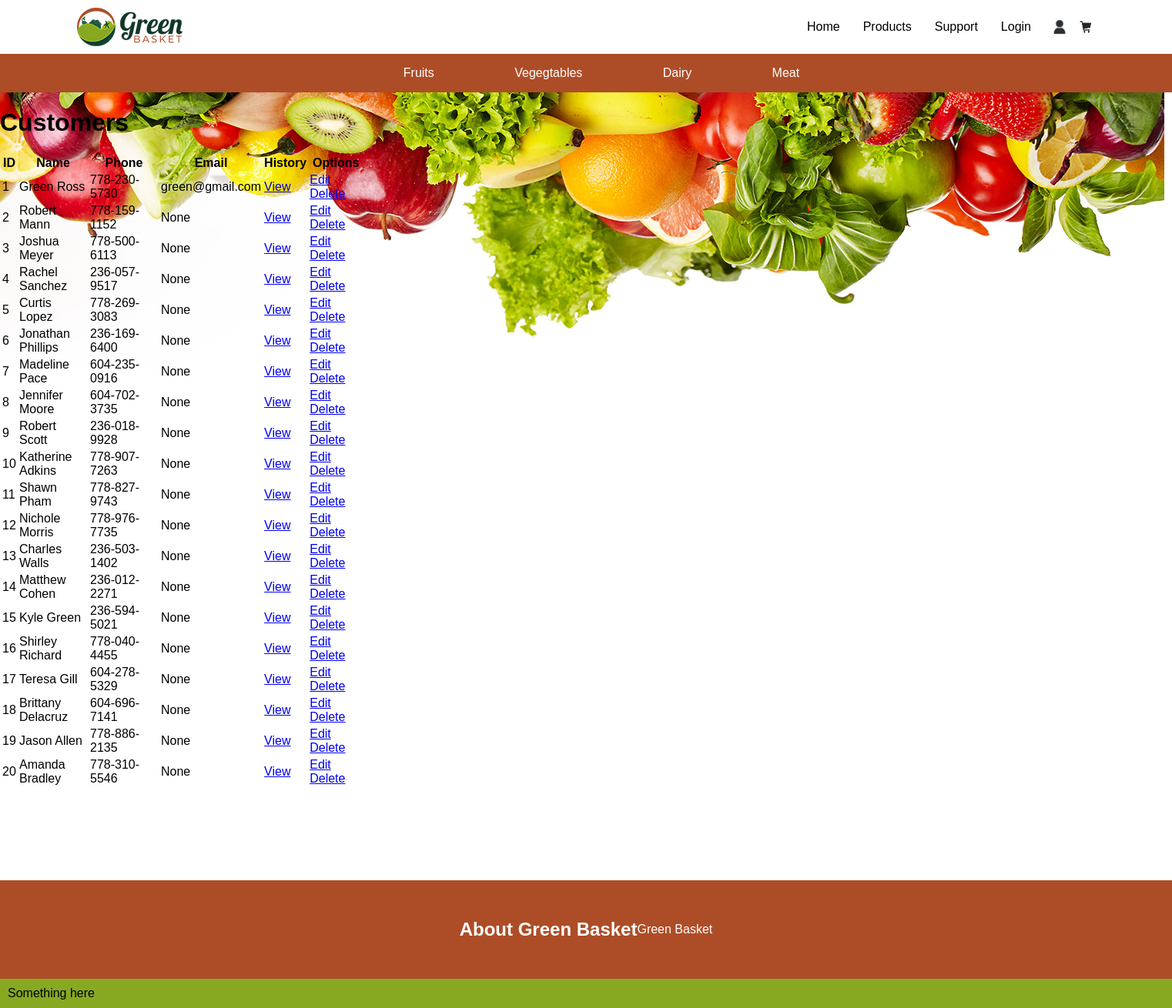
/users/, run on the app's committed database.
### models.py (models this page shows, shortened)
class User( UserMixin, db.Model):
    id = mapped_column(Integer, primary_key=True)
    name = mapped_column(String(200), nullable=False)
    phone = mapped_column(String(20), nullable=True)
    orders = relationship("Order", back_populates="user", cascade="all, delete-orphan")
    email =  mapped_column(String(200), nullable=True)
    password = mapped_column(String(200), nullable=True)
    is_admin = mapped_column(Boolean, default=False)

### routes/users.py (the view)
@users_bp.route('/')
def users():
    users = User.query.all()
    return render_template('admin/customers.html', users=users)

### templates/admin/customers.html
{% extends "base.html" %}
{% block content %}
<h1>Customers</h1>
<table>
    <thead>
        <tr>
            <th scope="col" width="20">ID</th>
            <th scope="col" width="90">Name</th>
            <th scope="col" width="90">Phone</th>
            <th scope="col" width="90">Email</th>
            <th scope="col" width="40">History</th>
            <th scope="col" width="70">Options</th>
        </tr>
    </thead>
    <tbody>
        {% for user in users %}
        <tr>
            <td>{{ user.id }}</td>
            <td>{{ user.name }}</td>
            <td>{{ user.phone }}</td>
            <td>{{ user.email }}</td>
            <td>
                <a href="{{ url_for('users.user_detail', user_id=user.id) }}" class="btn">View</a>
            </td>
            <td>
                <a href="/users/{{user.id}}/update" class="btn">Edit</a>
                <a href="/users/{{user.id}}/delete" class="btn"
                    onclick="return confirm('Are you sure to delete?')">Delete</a>
            </td>
        </tr>
        {% endfor %}
    </tbody>
</table>
{% endblock %}

### templates/base.html (shortened to what this page needs)
<!DOCTYPE html>
<html lang="en">
<head>
    <link rel="stylesheet" href="{{ url_for('static', filename='./css/style.css') }}">
</head>
<body>
    <header>
        <div class="logo">
            <img src="/static/GreenBasket_Logo.png" alt="green basket logo">
        </div>
        <nav>
            <a href="{{ url_for('home') }}">Home</a>
            <a href="{{ url_for('products.products') }}">Products</a>
            <a href="{{ url_for('help') }}">Support</a>
            {% if not current_user.is_authenticated %}
            <a href="{{ url_for('auth.login') }}">Login</a>
            {% elif current_user.is_authenticated and not current_user.is_admin %}
            <a href="{{ url_for('users.profile') }}">Profile</a>
            <a href="{{ url_for('auth.logout') }}">Logout</a>
            {% elif current_user.is_authenticated and current_user.is_admin %}
            <a href="{{ url_for('admin.admin') }}">Dashboard</a>
            <a href="{{ url_for('auth.logout') }}">Logout</a>
            {% endif %}
        </nav>
        <div class="icons">
            <a href="{{ url_for('users.profile')}}">
                <img src="{{ url_for('static', filename='./productpics/user.jpg') }}" alt="User Profile">
              </a>
              <a href="{{ url_for('orders.cart') }}">
                <img src="{{ url_for('static', filename='./productpics/cart.jpg') }}" alt="Shopping Cart Image">
              </a>
        </div>
    </header>
    <div id="productbar">
        <ul>
            <a href="">Fruits</a>
            <a href="">Vegegtables</a>
            <a href="">Dairy</a>
            <a href="">Meat</a>
        </ul>
    </div>
    <div class="banner">
        <img src="/static/flippedbanner.jpg" alt="assortment of fresh fruits and vegetables">
    </div>
    {% block content %}
    {% endblock %}
    <section class="about">
        <h2>About Green Basket</h2><br>
        <p>Green Basket </p>
    </section>
    <footer>
        Something here
    </footer>
</body>
</html>

### static/css/style.css (style rules this page uses)
* { box-sizing: border-box; }
body, html { margin: 0; padding: 0; font-family: Arial, sans-serif; }
header { display: flex; justify-content: space-between; align-items: center; padding: 25px 150px; background-color: #ffffff; }
#productbar { display: flex; align-items: center; justify-content: center; background-color: #AD4D27; }
#productbar a { margin: 20px 50px; text-decoration: none; color: white; }
.banner { display:flex; position:absolute; align-items: center; background-size: cover; z-index: -1; }
.banner img { background-position: center; background-repeat: no-repeat; background-size: cover; position: relative; }
header { display: flex; justify-content: space-between; align-items: center; padding: 10px 100px; background-color: #ffffff; }
.logo { font-size: 24px; font-weight: bold; flex-grow: 1; display: flex; }
nav { display: flex; justify-content: flex-end; }
nav a { margin: 0 15px; text-decoration: none; color: black; }
.icons { display: flex; align-items: center; justify-content: flex-end; }
.icons a, .icons button { margin-left: 10px; }
.icons img { vertical-align: middle; height: 24px; width: 24px; }
.about { display: flex; justify-content: center; align-items: center; margin-top: 120px; padding: 30px 0; text-decoration: none; background-color: #AD4D27; color: white; }
footer { background-color: #87A922; padding: 10px; }

### data on the page
User: id "1", name "Green Ross", phone "778-230-5730", email "green@gmail.com"
User: id "2", name "Robert Mann", phone "778-159-1152", email "None"
User: id "3", name "Joshua Meyer", phone "778-500-6113", email "None"
User: id "4", name "Rachel Sanchez", phone "236-057-9517", email "None"
User: id "5", name "Curtis Lopez", phone "778-269-3083", email "None"
User: id "6", name "Jonathan Phillips", phone "236-169-6400", email "None"
User: id "7", name "Madeline Pace", phone "604-235-0916", email "None"
User: id "8", name "Jennifer Moore", phone "604-702-3735", email "None"
User: id "9", name "Robert Scott", phone "236-018-9928", email "None"
User: id "10", name "Katherine Adkins", phone "778-907-7263", email "None"
User: id "11", name "Shawn Pham", phone "778-827-9743", email "None"
User: id "12", name "Nichole Morris", phone "778-976-7735", email "None"
User: id "13", name "Charles Walls", phone "236-503-1402", email "None"
User: id "14", name "Matthew Cohen", phone "236-012-2271", email "None"
User: id "15", name "Kyle Green", phone "236-594-5021", email "None"
User: id "16", name "Shirley Richard", phone "778-040-4455", email "None"
User: id "17", name "Teresa Gill", phone "604-278-5329", email "None"
User: id "18", name "Brittany Delacruz", phone "604-696-7141", email "None"
User: id "19", name "Jason Allen", phone "778-886-2135", email "None"
User: id "20", name "Amanda Bradley", phone "778-310-5546", email "None"
